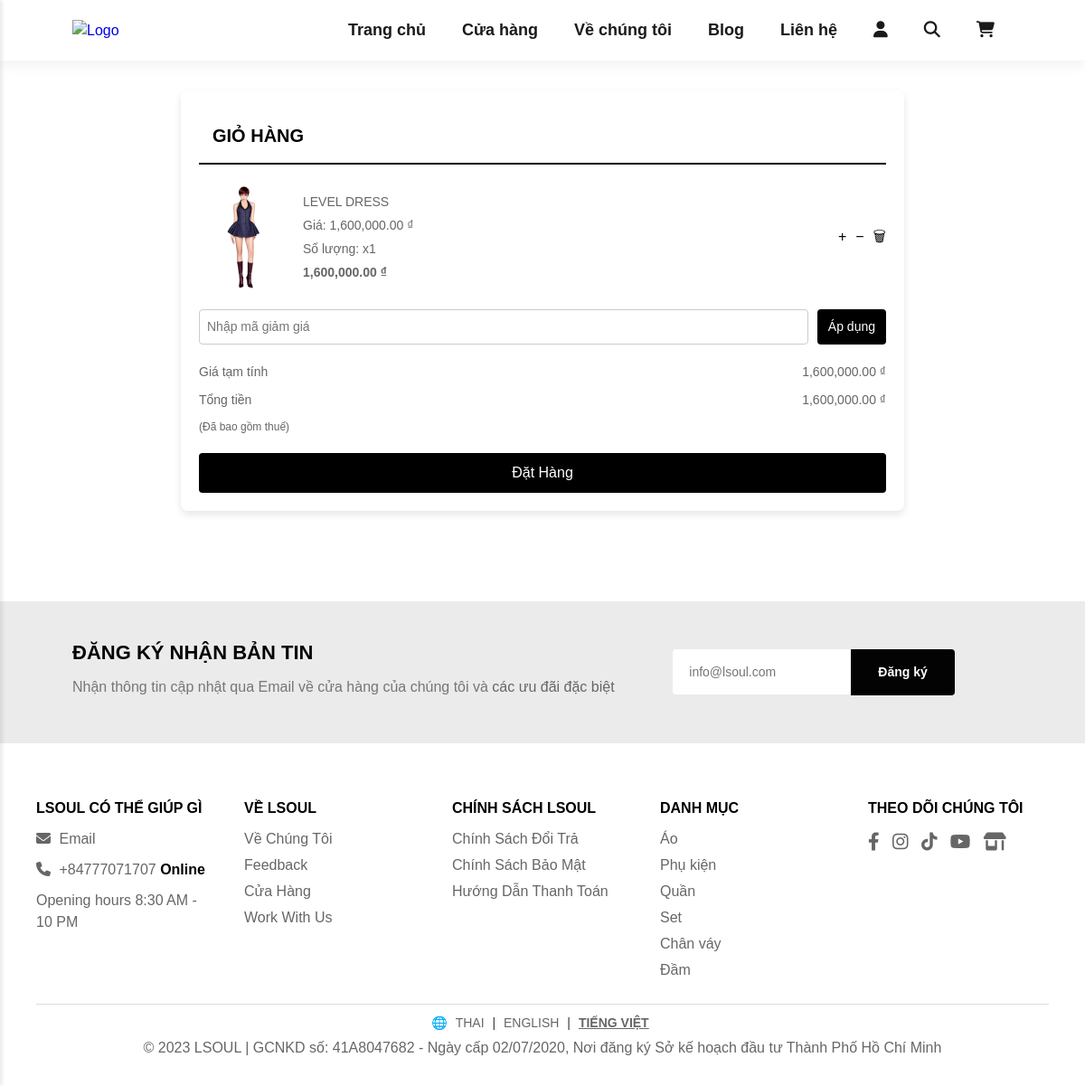
The page /carts (signed in) on the database its author committed.
### tables this page shows
CREATE TABLE `carts` (
  `cartId` int(11) NOT NULL,
  `userId` int(11) NOT NULL,
  `productId` int(11) NOT NULL,
  `quantity` int(11) NOT NULL,
  `totalPrice` double NOT NULL
);

CREATE TABLE `productimages` (
  `imageId` int(11) NOT NULL,
  `productId` int(11) NOT NULL,
  `link` varchar(255) NOT NULL
);

CREATE TABLE `products` (
  `productId` int(11) NOT NULL,
  `productName` varchar(255) NOT NULL,
  `productDesc` text NOT NULL,
  `price` double NOT NULL,
  `categoryId` int(11) NOT NULL,
  `stock` int(11) NOT NULL,
  `views` int(11) NOT NULL DEFAULT 0,
  `createdAt` date NOT NULL DEFAULT current_timestamp()
);

CREATE TABLE `categories` (
  `categoryId` int(11) NOT NULL,
  `categoryName` varchar(1000) NOT NULL
);

### app/controllers/CartController.php (called while the page is built, shortened)
<?php
require_once 'app/models/CartModel.php';
class CartController
{
    private $cartModel;
    public function __construct()
    {
        $this->cartModel = new CartModel();
    }
    public function userCart()
    {
        $userId = $_SESSION['userId'];
        $carts = $this->cartModel->getUserCarts($userId);
        $totalCart = 0;
        foreach ($carts as $cart) {
            $totalCart += $cart['totalPrice'];
        }
        require_once 'app/views/layout.php';
    }
}
?>

### app/models/CartModel.php (called while the page is built, shortened)
<?php
require_once 'app/config/DatabaseConnection.php';
require_once 'app/models/ProductImageModel.php';
class CartModel
{
    private $conn;
    public function __construct()
    {
        $db = new DatabaseConnection();
        $this->conn = $db->getConnection();
    }
    public function getUserCarts($userId)
    {
        $stmt = $this->conn->prepare("SELECT * FROM carts
                                    INNER JOIN products on carts.productId = products.productId
                                    INNER JOIN categories on categories.categoryId = products.categoryId
                                    WHERE userId = :userId ORDER BY cartId DESC ");
        $stmt->bindParam("userId", $userId, PDO::PARAM_INT);
        $stmt->execute();
        $carts = $stmt->fetchAll(PDO::FETCH_ASSOC);
        $productImageModel = new ProductImageModel();
        foreach ($carts as $key => $cart) {
            $carts[$key]['images'] = $productImageModel->getAllProductImageByProductId($cart['productId']);
        }
        return $carts;
    }
}
?>

### app/config/DatabaseConnection.php (called while the page is built, shortened)
<?php
class DatabaseConnection
{
    private $host;
    private $db_name;
    private $username;
    private $password;
    public function __construct()
    {
        $this->host = HOST;
        $this->db_name = DB_NAME;
        $this->username = USERNAME;
        $this->password = PASSWORD;
    }
    public function getConnection()
    {
        $this->conn = null;
        try {
            $this->conn = new PDO("mysql:host=" . $this->host . ";dbname=" . $this->db_name, $this->username, $this->password);
            $this->conn->setAttribute(PDO::ATTR_ERRMODE, PDO::ERRMODE_EXCEPTION);
        } catch (PDOException $e) {
            echo "Connection error: " . $e->getMessage();
        }
        return $this->conn;
    }
}
?>

### app/models/ProductImageModel.php (called while the page is built, shortened)
<?php
require_once 'app/config/DatabaseConnection.php';
class ProductImageModel
{
    private $conn;
    public function __construct()
    {
        $db = new DatabaseConnection();
        $this->conn = $db->getConnection();
    }
    public function getAllProductImageByProductId($productId)
    {
        $stmt = $this->conn->prepare("SELECT * FROM productImages WHERE productId = :productId");
        $stmt->bindParam(':productId', $productId, PDO::PARAM_INT);
        $stmt->execute();
        $result = $stmt->fetchAll(PDO::FETCH_ASSOC);
        return $result;
    }
}
?>

### app/utils/format.php (called while the page is built, shortened)
<?php
function formatCurrencyVND($amount)
{
    return number_format($amount, 2, ".", ",") . ' ₫';
}
?>

### app/models/CategoryModel.php (called while the page is built, shortened)
<?php
require_once 'app/config/DatabaseConnection.php';
class CategoryModel
{
    private $conn;
    public function __construct()
    {
        $db = new DatabaseConnection();
        $this->conn = $db->getConnection();
    }
    public function getAllCategories()
    {
        $stmt = $this->conn->prepare("SELECT * FROM categories ORDER BY categoryId DESC");
        $stmt->execute();
        $result = $stmt->fetchAll(PDO::FETCH_ASSOC);
        return $result;
    }
}
?>

### app/views/user/cart.php (the view)
<div class="cart-container">
    <div class="cart-header">GIỎ HÀNG</div>
    <?php if (count($carts) === 0): ?>
        <div class="cart-body">
            <p>Giỏ hàng trống? <a href="shop">Mua ngay</a></p>
        </div>
    <?php else: ?>
        <?php foreach ($carts as $cart): ?>
            <div class="cart-item">
                <img src="<?php echo $cart['images'][0]['link']; ?>" alt="Lind Dress">
                <div class="cart-details">
                    <p><?php echo $cart['productName']; ?></p>
                    <p>Giá: <?php echo formatCurrencyVND($cart['price']); ?></p>
                    <p>Số lượng: x<?php echo $cart['quantity']; ?></p>
                    <p class="price"><?php echo formatCurrencyVND($cart['totalPrice']); ?></p>
                </div>
                <div class="cart-actions">
                    <a
                        href="increase-cart?cartId=<?php echo $cart['cartId']; ?>&productId=<?php echo $cart['productId']; ?>"><button>&#43;</button></a>
                    <a
                        href="decrease-cart?cartId=<?php echo $cart['cartId']; ?>&productId=<?php echo $cart['productId']; ?>"><button>&#8722;</button></a>
                    <a
                        href="delete-cart?cartId=<?php echo $cart['cartId']; ?>&productId=<?php echo $cart['productId']; ?>"><button>&#128465;</button></a>
                </div>
            </div>
        <?php endforeach; ?>
        <div class="promo-code">
            <input type="text" placeholder="Nhập mã giảm giá">
            <button>Áp dụng</button>
        </div>
        <div class="cart-summary">
            <p><span>Giá tạm tính</span><span><?php echo formatCurrencyVND($totalCart); ?></span></p>
            <p class="total"><span>Tổng tiền</span><span><?php echo formatCurrencyVND($totalCart); ?></span></p>
            <p style="font-size: 12px;">(Đã bao gồm thuế)</p>
        </div>
        <a href="checkout"> <button class="checkout-btn">Đặt Hàng</button></a>
    <?php endif; ?>
</div>

### index.php (shortened to what this page needs)
<?php
require_once "app/utils/format.php";
require_once "app/controllers/CartController.php";
$uri = parse_url($_SERVER['REQUEST_URI'], PHP_URL_PATH);
$uri = str_replace(BASE_PATH, '', $uri);
switch ($uri) {
    case '/carts':
        (new CartController())->userCart();
        break;
}
?>

### app/views/layout.php (shortened to what this page needs)
<!DOCTYPE html>
<html lang="vi">
<head>
    <link rel="stylesheet" href="https://cdnjs.cloudflare.com/ajax/libs/font-awesome/6.2.0/css/all.min.css">
    <link rel="stylesheet" href="<?php echo BASE_PATH . '/app/public/css/style.css' ?>">
</head>
<body>
    <?php require_once 'app/views/common/header.php' ?>
    <?php require_once $view ?>
    <?php require_once 'app/views/common/footer.php' ?>
</body>
</html>
    <?php require_once 'app/views/common/header.php' ?>
    <?php require_once 'app/views/common/footer.php' ?>

### app/views/common/header.php (shortened to what this page needs)
<?php
if (!isset($page))
    $page = '';
?>
<section id="header">
    <div class="header-container">
        <a
            href="https://sp-ao.shortpixel.ai/client/to_auto,q_glossy,ret_img,w_1536/https://lsoul.b-cdn.net/wp-content/uploads/2024/10/500-X-100-1536x307.png">
            <img src="https://sp-ao.shortpixel.ai/client/to_auto,q_glossy,ret_img,w_1536/https://lsoul.b-cdn.net/wp-content/uploads/2024/10/500-X-100-1536x307.png"
                alt="Logo" style="max-height: 50px;">
        </a>
    </div>
    <div>
        <ul id="navbar" class="navbar">
            <li><a class="<?php if ($page === 'home')
                echo 'active'; ?>" href="<?php echo BASE_PATH . '/' ?>">Trang
                    chủ</a></li>
            <li><a class="<?php if ($page === 'shop')
                echo 'active'; ?>" href="<?php echo BASE_PATH . '/shop' ?>">Cửa hàng</a></li>
            <li><a class="<?php if ($page === 'about')
                echo 'active'; ?>" href="<?php echo BASE_PATH . '/about' ?>">Về chúng tôi</a></li>
            <li><a class="<?php if ($page === 'blogs')
                echo 'active'; ?>" href="<?php echo BASE_PATH . '/blogs' ?>">Blog</a></li>
            <li><a class="<?php if ($page === 'contact')
                echo 'active'; ?>" href="<?php echo BASE_PATH . '/contact' ?>">Liên hệ</a></li>
            <li id="lg-acc"><a href="<?php echo BASE_PATH . '/me' ?>"><i class="fa-solid fa-user"></i></a></li>
            <li id="lg-search"><a href="<?php echo BASE_PATH . '/shop' ?>"><i class="fa-solid fa-search"></i></a></li>
            <li id="lg-bag"><a href="<?php echo BASE_PATH . '/carts' ?>"><i class="fa-solid fa-cart-shopping"></i></a>
            </li>
        </ul>
    </div>
</section>

### app/views/common/footer.php (shortened to what this page needs)
<?php
require_once 'app/models/CategoryModel.php';
$categoryModel = new CategoryModel();
$categories = $categoryModel->getAllCategories();
?>
<section id="newsletter" class="section-p1 section-m1">
    <div class="newstext">
        <h4> ĐĂNG KÝ NHẬN BẢN TIN</h4>
        <p> Nhận thông tin cập nhật qua Email về cửa hàng của chúng tôi và <span> các ưu đãi đặc biệt </span>
        </p>
    </div>
    <div class="form">
        <input type="text" placeholder="info@lsoul.com">
        <button class="normal"> Đăng ký </button>
    </div>
</section>
<footer>
    <div class="footer-container">
        <div class="footer-section">
            <h4>LSOUL CÓ THỂ GIÚP GÌ</h4>
            <p><a href="mailto:your-email@example.com"><i class="fa-solid fa-envelope"></i> Email</a></p>
            <p><i class="fa-solid fa-phone"></i> +84777071707 <span class="online">Online</span></p>
            <p>Opening hours 8:30 AM - 10 PM</p>
        </div>
        <div class="footer-section">
            <h4>VỀ LSOUL</h4>
            <ul>
                <li><a href="<?php echo BASE_PATH . '/about' ?>">Về Chúng Tôi</a></li>
                <li><a href="<?php echo BASE_PATH . '/#feedback' ?>">Feedback</a></li>
                <li><a href="<?php echo BASE_PATH . '/shop' ?>">Cửa Hàng</a></li>
                <li><a href="<?php echo BASE_PATH . '/contact' ?>">Work With Us</a></li>
            </ul>
        </div>
        <div class="footer-section">
            <h4>CHÍNH SÁCH LSOUL</h4>
            <ul>
                <li><a href="<?php echo BASE_PATH . '/policy' ?>">Chính Sách Đổi Trả</a></li>
                <li><a href="<?php echo BASE_PATH . '/policy' ?>">Chính Sách Bảo Mật</a></li>
                <li><a href="<?php echo BASE_PATH . '/policy' ?>">Hướng Dẫn Thanh Toán</a></li>
            </ul>
        </div>
        <div class="footer-section">
            <h4>DANH MỤC</h4>
            <ul>
                <?php foreach ($categories as $category): ?>
                    <li><a
                            href="shop?categoryId=<?php echo $category['categoryId']; ?>"><?php echo $category['categoryName']; ?></a>
                    </li>
                <?php endforeach; ?>
            </ul>
        </div>
        <div class="footer-section">
            <h4>THEO DÕI CHÚNG TÔI</h4>
            <div class="social-icons">
                <a href="https://www.facebook.com/lsoul.officiel"><i class="fa-brands fa-facebook-f"></i></a>
                <a href="https://www.instagram.com/lsoul.officiel/"><i class="fa-brands fa-instagram"></i></a>
                <a href="https://www.tiktok.com/@lsoul.officiel?_t=8qumpMMgNyg&_r=1"><i
                        class="fa-brands fa-tiktok"></i></a>
                <a href="https://www.youtube.com/@lsoulofficial"><i class="fa-brands fa-youtube"></i></a>
                <a href="https://shopee.vn/lsoul.vn"><i class="fa-solid fa-shop"></i></a>
            </div>
        </div>
    </div>
    <div class="footer-bottom">
        <div class="language-switch">
            🌐 <a href="#">THAI</a> | <a href="#">ENGLISH</a> | <a href="#" class="active">TIẾNG VIỆT</a>
        </div>
        <p style="text-align: center;">© 2023 LSOUL | GCNKD số: 41A8047682 - Ngày cấp 02/07/2020, Nơi đăng ký Sở kế
            hoạch đầu tư Thành Phố Hồ Chí
            Minh</p>
    </div>
</footer>

### rows shown on the page
carts: productimages.link (picture), productId.productName "LEVEL DRESS", productId.price "1,600,000.00 ₫", quantity "1", totalPrice "1,600,000.00 ₫"
categories: categoryName "Áo"
categories: categoryName "Phụ kiện"
categories: categoryName "Quần"
categories: categoryName "Set"
categories: categoryName "Chân váy"
categories: categoryName "Đầm"

### other values the page prints
formatCurrencyVND($totalCart) "1,600,000.00 ₫"
